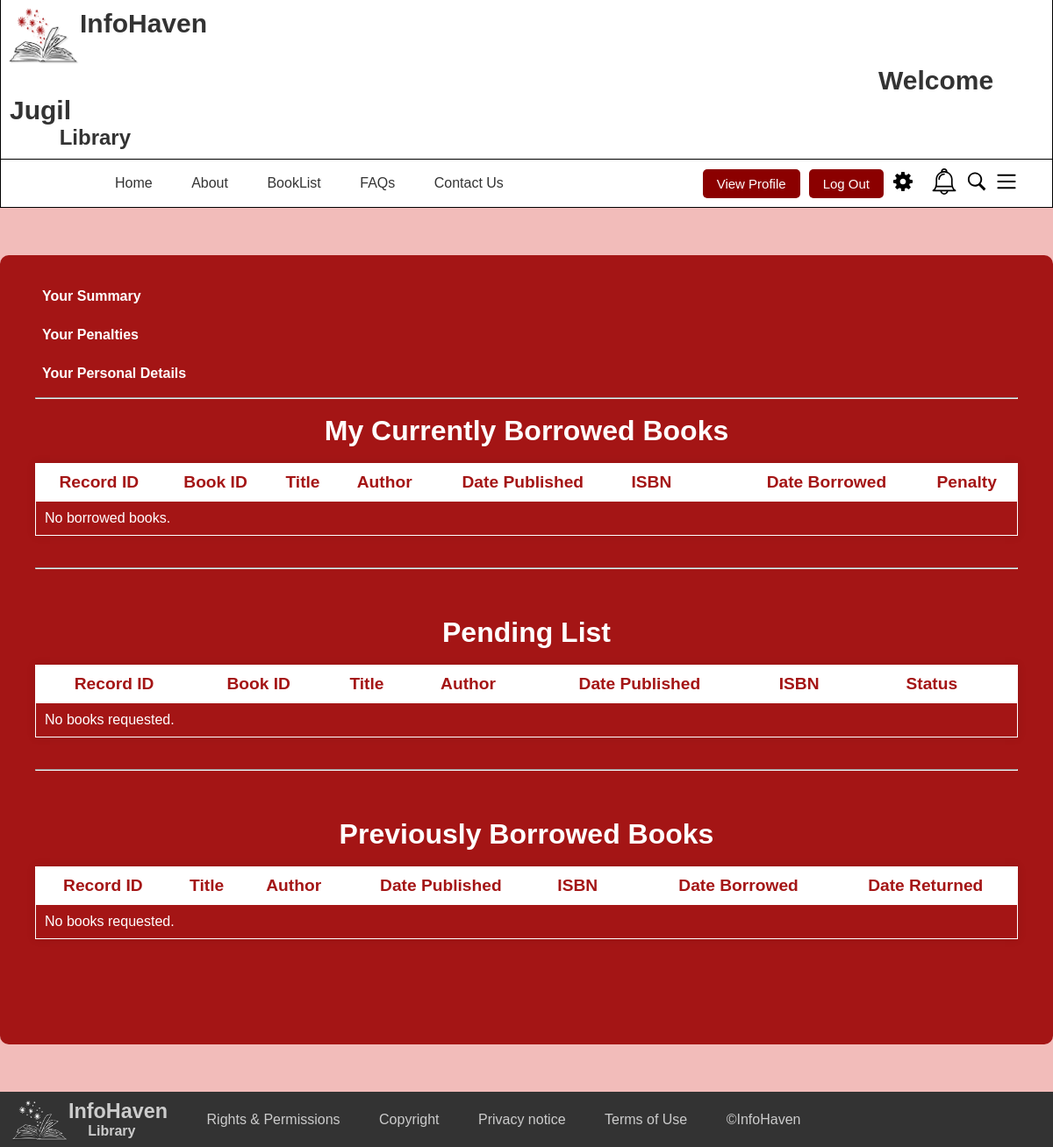
The page /profile/ (signed in) on the database as committed earlier.
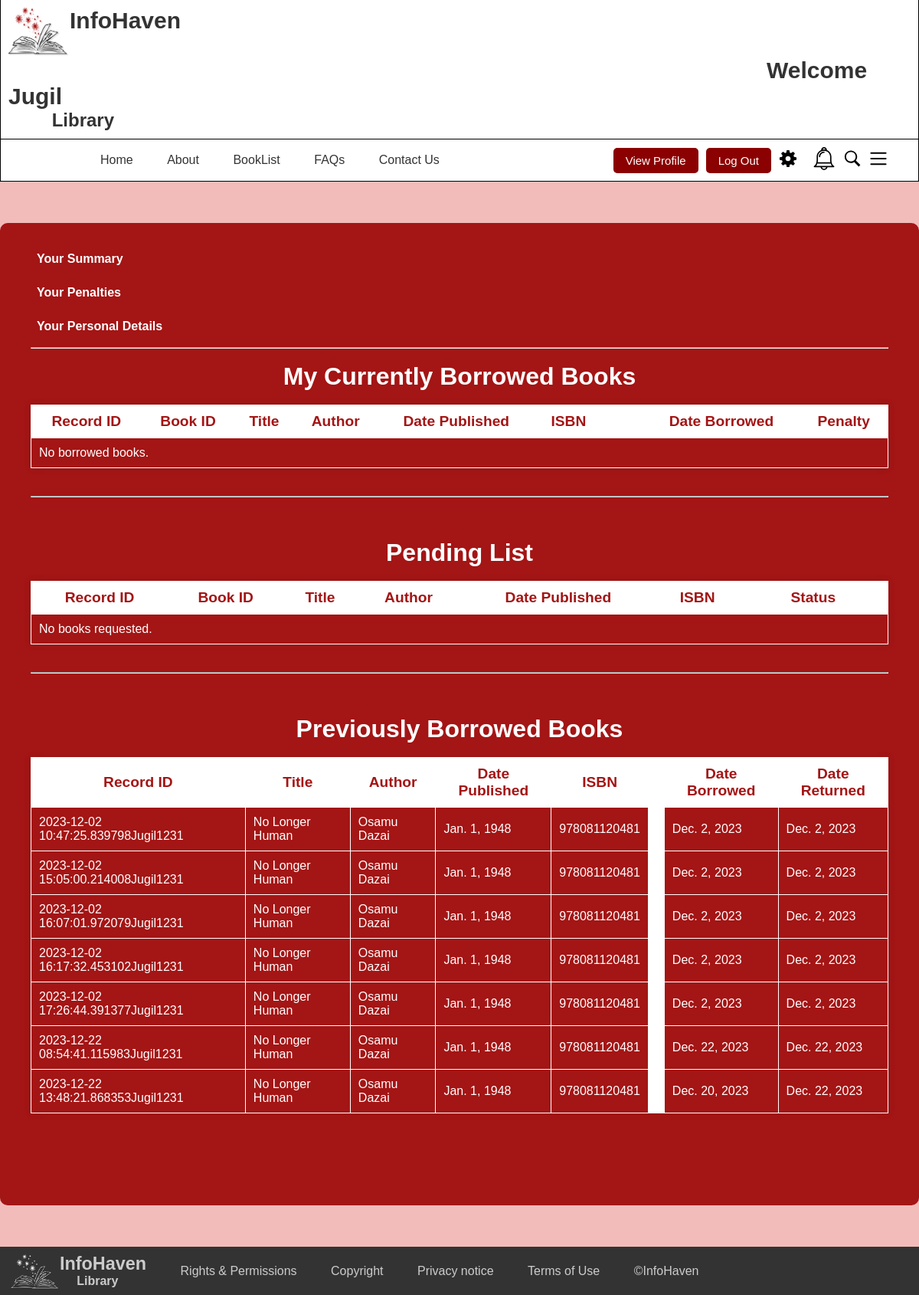
The same page on the database as committed later.
### InfoHaven_App/models.py (models this page shows, shortened)
class BorrowingRecord(models.Model):
    Record_ID = models.CharField(primary_key=True, unique=True, max_length=50)
    book_id = models.ForeignKey('Book', on_delete=models.PROTECT)
    Member_ID = models.CharField(max_length=50)
    date_borrowed = models.DateField(default=None)
    return_date = models.DateField(default=None)
    date_returned = models.DateField(null=True, blank=True)
    penalty = models.DecimalField(max_digits=5, decimal_places=2, default=0.00)
    isReturned = models.IntegerField(default=0)
    isAccepted = models.IntegerField(default=0)
    isRequested = models.IntegerField(default=0)

class Book(models.Model):
    book_id = models.CharField(primary_key=True, unique=True, max_length=50)
    author_id = models.CharField(max_length=50)
    title = models.CharField(max_length=255)
    summary = models.TextField(null=True, blank=True)
    author = models.CharField(max_length=255)
    publisher = models.CharField(max_length=255)
    classification = models.CharField(max_length=255)
    date_published = models.DateField()
    isbn = models.CharField(max_length=13, unique=True)
    status = models.CharField(max_length=50)
    borrower = models.CharField(max_length=50, blank=True, null=True)

### InfoHaven_App/views.py (the view, shortened to what this page needs)
# urls.py: path('profile/', views.profile, name='profile'),
def profile(request):
    if 'member_id' in request.session:
        member_id = request.session['member_id']
        member_requested_books = BorrowingRecord.objects.filter(Member_ID=member_id, isReturned=0, isRequested=1)
        member_borrowed_books = BorrowingRecord.objects.filter(Member_ID=member_id, isReturned=0, isRequested=0, isAccepted=1)
        member_old_borrowed_books = BorrowingRecord.objects.filter(Member_ID=member_id, isReturned=1)
        for record in member_borrowed_books:
            record.calculate_money_penalty()
        context = {
            'requested_books': member_requested_books,
            'borrowed_books': member_borrowed_books,
            'old_borrowed_books': member_old_borrowed_books
        }
        return render(request, 'InfoHaven_App/profile.html', context)
    return render(request, 'InfoHaven_App/profile.html')

### templates/InfoHaven_App/profile.html (shortened to what the changed rows need)
<!DOCTYPE html>
<html lang="en">
<head>
      {% load static %}
      <link rel="stylesheet" href="{% static 'styles.css' %}">
  </head>
  <body>
      <header style="padding: 0;">
          <div class="bordering2">
              <h1 class="element" style="padding-left: 10px; padding-top: 10px; font-size: 30px;">
                  InfoHaven
                  {% if request.session.member_type == 0 %}
                      <span style="padding-left: 990px;">Welcome {{ request.session.member_fname }}</span>
                  {% else %}
                      <span style="padding-left: 990px;">Welcome Admin</span>
                  {% endif %}
              </h1>
              <h2 class="element" style="padding-left: 40px; padding-bottom: 10px;">&nbsp;&nbsp;&nbsp;&nbsp;Library</h2>
          </div>
      </header>
        <main style="background-color: #F2BCBA; min-height: 74vh;">
        <br><br><br>
        <div class="dbu_wrapper" style="display: flex; flex-direction: column;">
            <hr><br>
            <h1 style="align-self: center;">My Currently Borrowed Books</h1>
            <br>
            <table class="table table-striped table-bordered table-hover center">
                <thead>
                    <tr style="font-size: larger;">
                        <th>Record ID</th>
                        <th>Book ID</th>
                        <th>Title</th>
                        <th>Author</th>
                        <th>Date Published</th>
                        <th>ISBN</th>
                        <th><th>
                        <th>Date Borrowed</th>
                        <th>Penalty</th>
                    </tr>
                </thead>
            </table>
            <br><br><hr><br><br><br>
            <h1 style="align-self: center;">Pending List</h1>
            <br>
            <table class="table table-striped table-bordered table-hover center">
                <thead>
                    <tr style="font-size: larger;">
                        <th>Record ID</th>
                        <th>Book ID</th>
                        <th>Title</th>
                        <th>Author</th>
                        <th>Date Published</th>
                        <th>ISBN</th>
                        <th></th>
                        <th>Status</th>
                        <th></th>
                    </tr>
                </thead>
            </table>
            <br><br><hr><br><br><br>
            <h1 style="align-self: center;">Previously Borrowed Books</h1>
            <br>
            <table class="table table-striped table-bordered table-hover center">
                <thead>
                    <tr style="font-size: larger;">
                        <th>Record ID</th>
                        <th>Title</th>
                        <th>Author</th>
                        <th>Date Published</th>
                        <th>ISBN</th>
                        <th></th>
                        <th>Date Borrowed</th>
                        <th>Date Returned</th>
                    </tr>
                </thead>
                <tbody>
                    {% for record in old_borrowed_books %}
                        <tr>
                            <td>{{ record.Record_ID }}</td>
                            <td>{{ record.book_id.title }}</td>
                            <td>{{ record.book_id.author }}</td>
                            <td>{{ record.book_id.date_published }}</td>
                            <td>{{ record.book_id.isbn }}</td>
                            <td style="background-color: white;"></td>
                            <td>{{ record.date_borrowed }}</td>
                            <td>{{ record.date_returned }}</td>
                        </tr>
                    {% empty %}
                    <tr>
                        <td colspan="8">No books requested.</td>
                    </tr>
                {% endfor %}
                </tbody>
            </table>
            <br><br><br><br><br>
        </div>
        <br><br><br>
      </main>
</body>
</html>

Rows that differ between the two databases and show on the page:
added BorrowingRecord: Record_ID "2023-12-02 10:47:25.839798Jugil1231", book_id "No Longer Human", book_id.author "Osamu Dazai", book_id.date_published "Jan. 1, 1948", book_id.isbn "978081120481", date_borrowed "Dec. 2, 2023", date_returned "Dec. 2, 2023"
added BorrowingRecord: Record_ID "2023-12-02 15:05:00.214008Jugil1231", book_id "No Longer Human", book_id.author "Osamu Dazai", book_id.date_published "Jan. 1, 1948", book_id.isbn "978081120481", date_borrowed "Dec. 2, 2023", date_returned "Dec. 2, 2023"
added BorrowingRecord: Record_ID "2023-12-02 16:07:01.972079Jugil1231", book_id "No Longer Human", book_id.author "Osamu Dazai", book_id.date_published "Jan. 1, 1948", book_id.isbn "978081120481", date_borrowed "Dec. 2, 2023", date_returned "Dec. 2, 2023"
added BorrowingRecord: Record_ID "2023-12-02 16:17:32.453102Jugil1231", book_id "No Longer Human", book_id.author "Osamu Dazai", book_id.date_published "Jan. 1, 1948", book_id.isbn "978081120481", date_borrowed "Dec. 2, 2023", date_returned "Dec. 2, 2023"
added BorrowingRecord: Record_ID "2023-12-02 17:26:44.391377Jugil1231", book_id "No Longer Human", book_id.author "Osamu Dazai", book_id.date_published "Jan. 1, 1948", book_id.isbn "978081120481", date_borrowed "Dec. 2, 2023", date_returned "Dec. 2, 2023"
added BorrowingRecord: Record_ID "2023-12-22 08:54:41.115983Jugil1231", book_id "No Longer Human", book_id.author "Osamu Dazai", book_id.date_published "Jan. 1, 1948", book_id.isbn "978081120481", date_borrowed "Dec. 22, 2023", date_returned "Dec. 22, 2023"
added BorrowingRecord: Record_ID "2023-12-22 13:48:21.868353Jugil1231", book_id "No Longer Human", book_id.author "Osamu Dazai", book_id.date_published "Jan. 1, 1948", book_id.isbn "978081120481", date_borrowed "Dec. 20, 2023", date_returned "Dec. 22, 2023"
Other text that changed with them:
text no longer shown: "No books requested."
